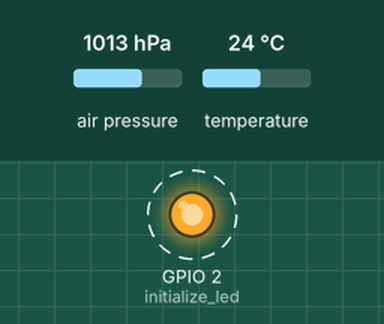
Bench run of a program on a simulated ESP32. On the bench: output pins drawn as LEDs (lit = HIGH). Dashed ring = blinking. Inputs (shaded band) come from the test bench; at power-on: air pressure 1013 hPa, temperature 24 °C. Storage starts empty; what the program prints to the serial monitor is not drawn.

Above: at 1.1 s.
Timing chart, 0 to 4.7 s (numbered marks = the images above):
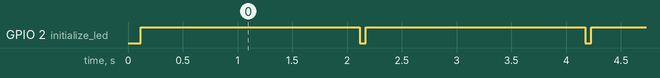

The program:

main.cpp
```cpp
#include <Arduino.h>      // Arduino framework
#include "FS.h"           // Filesystem library
#include "SD.h"           // SD card library
#include "SPI.h"          // SPI communication for SD card
#include <Wire.h>
#include <Adafruit_Sensor.h>
#include <Adafruit_BMP280.h>

Adafruit_BMP280 bmp; // Create an instance of the BMP280 sensor
int x = 0;
// Sea level pressure in hPa (can be adjusted for more accurate altitude readings)
#define SEALEVELPRESSURE_HPA (1013.25)

//void setup()
void setup() {
  Serial.begin(115200);

  // Initialize the BMP280 sensor
  if (!bmp.begin(0x76)) {  // 0x76 is the default I2C address for the BMP280
    Serial.println("Could not find a valid BMP280 sensor, check wiring!");
    while (1);
  }
  x = 0;
  // Set up oversampling for more precise readings
  bmp.setSampling(Adafruit_BMP280::MODE_NORMAL,     // Operating Mode
                  Adafruit_BMP280::SAMPLING_X2,     // Temp. oversampling
                  Adafruit_BMP280::SAMPLING_X16,    // Pressure oversampling
                  Adafruit_BMP280::FILTER_X16,      // Filtering
                  Adafruit_BMP280::STANDBY_MS_500); // Standby time

    pinMode(2, OUTPUT); //initialize led
    //initialize stopwatch
    //start stopwatch
}

//void loop()
void loop() {

    long time = (millis())/1000; // Get the current time in milliseconds
  // Get temperature in Celsius
  float temperature = bmp.readTemperature(); // Get temperature in Celsius

  // Get pressure in hPa
  float pressure = bmp.readPressure() / 100.0F; // Convert to hPa (from Pa)

  // Calculate altitude in meters
  float altitude = bmp.readAltitude(SEALEVELPRESSURE_HPA); // Calculate altitude in meters

  // Initialize the SPI communication for the SD card
    SPI.begin();
    // Initialize the SD card
    if (!SD.begin(5)) {
        Serial.println("Card Mount Failed");
        return;
    }

    // Check SD card size and details
    uint8_t cardType = SD.cardType();
    if (cardType == CARD_NONE) {
        Serial.println("No SD card attached");
        return;
    }


    //File file = SD.open("/temperature.csv", FILE_APPEND);
    //open file on sd card to write or append data but truncate if file exists
      Serial.println("x=" + String(x));
    if(x == 0){
      File file = SD.open("/temperature.csv", FILE_WRITE);
      if(file){file.close();}
      file = SD.open("/temperature.csv", FILE_APPEND);

      File file2 = SD.open("/pressure.csv", FILE_WRITE);
      if(file2){file2.close();}
      file2 = SD.open("/pressure.csv", FILE_APPEND);

      File file3 = SD.open("/altitude.csv", FILE_WRITE);
      if(file3){file3.close();}
      file3 = SD.open("/altitude.csv", FILE_APPEND);

      //print identifiers in files
      file.println("Time (s),Temperature (°C)");
      file2.println("Time (s),Pressure (hPa)");
      file3.println("Time (s),Altitude (m)");

      file.close();
      file2.close();
      file3.close();
    }
    x = 1;

  //open or create file on sd card to write or append data
    // File file = SD.open("/temperature.txt", FILE_APPEND);
    // File file2 = SD.open("/pressure.txt", FILE_APPEND);
    // File file3 = SD.open("/altitude.txt", FILE_APPEND);
    File file = SD.open("/temperature.csv", FILE_APPEND);
    File file2 = SD.open("/pressure.csv", FILE_APPEND);
    File file3 = SD.open("/altitude.csv", FILE_APPEND);

    Serial.println("Writing to file...");

    Serial.println(time);

    // Print the results to the serial monitor
    Serial.print("Temperature = ");
    Serial.print(temperature);
    Serial.println(" °C");
    //print on file
    // file.print("Time = ");
    // file.print(time);
    // file.print(" ");
    // file.print("Temperature = ");
    // file.print(temperature);
    // file.println(" °C");

    //print like csv
    file.print(time);
    file.print(",");
    file.println(temperature);

    // Print the results to the serial monitor
    Serial.print("Pressure = ");
    Serial.print(pressure);
    Serial.println(" hPa");
    //print on file
    // file2.print("Time = ");
    // file2.print(time);
    // file2.print(" ");
    // file2.print("Pressure = ");
    // file2.print(pressure);
    // file2.println(" hPa");

    //print like csv
    file2.print(time);
    file2.print(",");
    file2.println(pressure);

    // Print the results to the serial monitor
    Serial.print("Approx. Altitude = ");
    Serial.print(altitude);
    Serial.println(" m");
    //print on file
    // file3.print("Time = ");
    // file3.print(time);
    // file3.print(" ");
    // file3.print("Approx. Altitude = ");
    // file3.print(altitude);
    // file3.println(" m");

    //print like csv
    file3.print(time);
    file3.print(",");
    file3.println(altitude);

    // Close the file to ensure data is saved
    file.close();
    file2.close();
    file3.close();

    //turn on led to indicate data is written
    digitalWrite(2, HIGH);
    // Wait for 2 seconds before taking another reading
    delay(2000);

    //turn off led
    digitalWrite(2, LOW);
}
```

Measured:
- by itself, GPIO 2 (initialize_led): alternates HIGH for 2.0 s and LOW for 0.06 s
